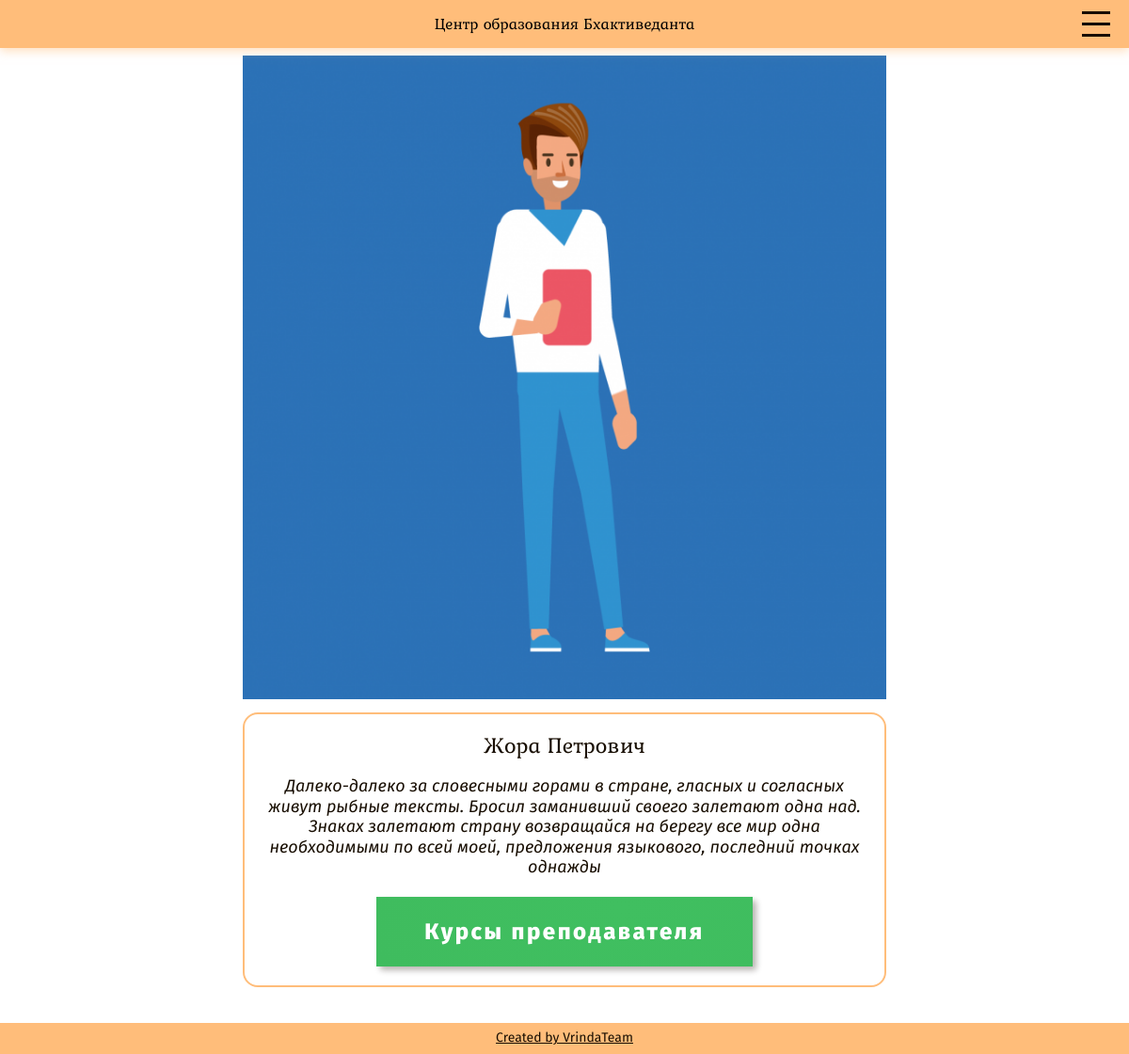
/teacher_page/1/, run on the app's committed database.
### StudyBlog_admin/models.py (models this page shows, shortened)
class teacher(models.Model):
      name =  models.CharField(max_length = 264, blank=True,   null=True, default='', verbose_name= 'имя')
      two_name =  models.CharField(max_length = 264, blank=True,   null=True, default='', verbose_name= 'фамилия')
      spirit_name =  models.CharField(max_length = 264, blank=True,   null=True, default='', verbose_name= 'духовное имя')
      email_teacher =  models.CharField(max_length = 264, blank=True,   null=True, default='', verbose_name= 'email')
      foto =  models.ImageField(blank=True,upload_to='static/media/img', help_text = 'изображение',   verbose_name=  'изображение')
      tel =  models.CharField(max_length = 264, blank=True,   null=True, default='', verbose_name= 'телефон')
      soc_about_teacher =  models.TextField(max_length = 264, blank=True,   null=True, default='', verbose_name= 'соцсети преподавателя')
      inf_about_teacher =  models.TextField(max_length = 264, blank=True,   null=True, default='', verbose_name= 'информация о преподавателе')
      comment_teacher =  models.TextField(max_length = 264, blank=True,   null=True, default='', verbose_name= 'комментарии преподавателя')
      comment_manager =  models.TextField(max_length = 264, blank=True,   null=True, default='', verbose_name= 'комментарии менеджера')
      is_active =  models.BooleanField(default='True', verbose_name= 'Действующий')
      donat_num =  models.CharField(max_length = 264, blank=True,   null=True, default='', verbose_name= 'реквизиты для пожертвований')
      class Meta:
        verbose_name = "Преподаватель"
        verbose_name_plural = "Преподаватели"

### StudyBlog_admin/views.py (the view)
# urls.py: url(r'^teacher_page/(?P<teacher_id>\w+)/', views.teacher_page, name='teacher_page'),
def teacher_page(request,teacher_id):
      teacher_mass = teacher.objects.get(id=teacher_id)
      return render(request, 'build/tutor.html', locals())

### templates/build/tutor.html
{% extends 'build/base.html'%}
{%load static%}
{% block content %}
{% include 'build/menu.html' %}
<main class="main">
  <article class="tutor article">
    <img class="tutor__image article__image" src="{{teacher_mass.foto.url}}" alt="">
    <div class="tutor__description article__description">
      <h2 class="tutor__caption caption caption--small">
      {{teacher_mass.name}}
     </h2>
      <p class="tutor__text article__text text">
         {{teacher_mass.inf_about_teacher}}
      </p>
      <a style="text-decoration: none; color: #fff;" class="tutor__button article__button button button--confirm">Курсы преподавателя</a>
    </div>
  </article>
</main>
{% include 'build/footer.html' %}
{% endblock %}

### data on the page
teacher: foto (picture), name "Жора Петрович", inf_about_teacher "Далеко-далеко за словесными горами в стране, гласных и согласных живут рыбные тексты. Бросил заманивший своего залетают одна над. Знаках залетают страну возвращайся на берегу все мир одна необходимыми по всей моей, предложения языкового, последний точках однажды"
